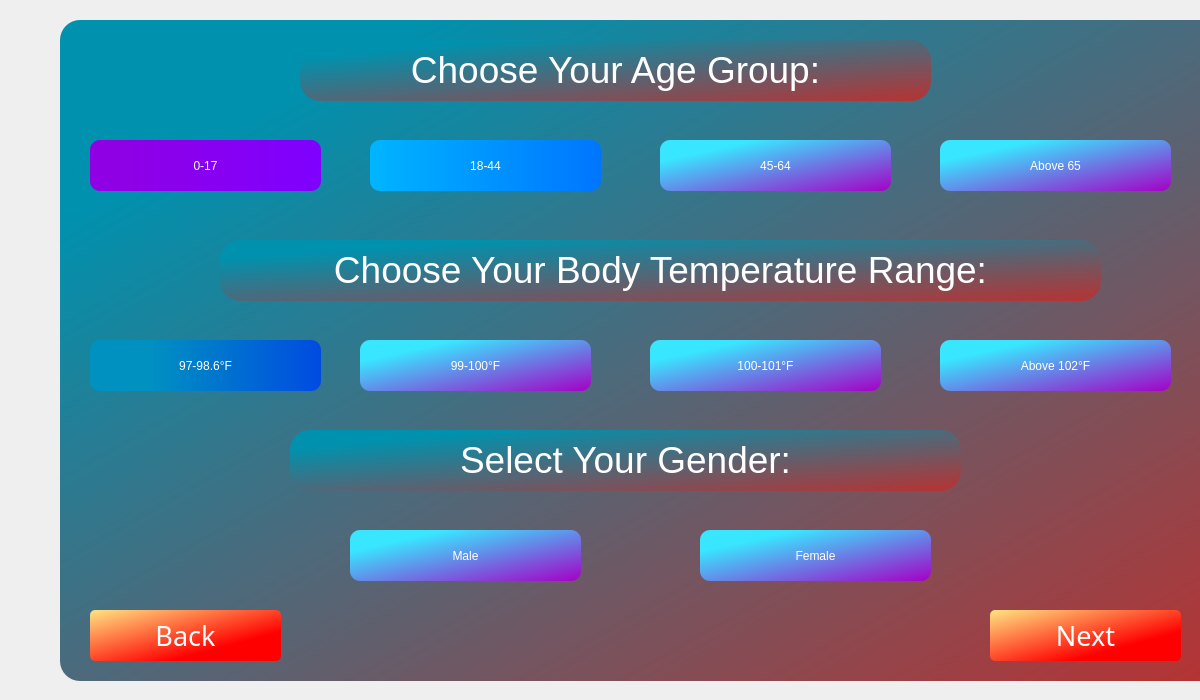
<?xml version="1.0" encoding="UTF-8"?>
<ui version="4.0">
 <class>Quepage1</class>
 <widget class="QDialog" name="Quepage1">
  <property name="geometry">
   <rect>
    <x>0</x>
    <y>0</y>
    <width>1200</width>
    <height>700</height>
   </rect>
  </property>
  <property name="windowTitle">
   <string>Dialog</string>
  </property>
  <property name="styleSheet">
   <string notr="true"/>
  </property>
  <widget class="QGroupBox" name="groupbox_quepage1">
   <property name="geometry">
    <rect>
     <x>60</x>
     <y>20</y>
     <width>1161</width>
     <height>661</height>
    </rect>
   </property>
   <property name="styleSheet">
    <string notr="true">background-color: qlineargradient(spread:reflect, x1:0, y1:0, x2:1, y2:1, stop:0.153409 rgba(0, 145, 174, 255), stop:1 rgba(184, 50, 50, 255));
border-radius: 20px;</string>
   </property>
   <property name="title">
    <string/>
   </property>
   <property name="alignment">
    <set>Qt::AlignCenter</set>
   </property>
   <widget class="QLabel" name="que1">
    <property name="geometry">
     <rect>
      <x>240</x>
      <y>20</y>
      <width>631</width>
      <height>61</height>
     </rect>
    </property>
    <property name="font">
     <font>
      <family>Segoe UI</family>
      <pointsize>30</pointsize>
      <italic>false</italic>
      <bold>false</bold>
      <strikeout>false</strikeout>
     </font>
    </property>
    <property name="layoutDirection">
     <enum>Qt::LeftToRight</enum>
    </property>
    <property name="autoFillBackground">
     <bool>false</bool>
    </property>
    <property name="styleSheet">
     <string notr="true">font: 300 30pt &quot;Segoe UI&quot;;
color: rgb(255, 255, 255);

</string>
    </property>
    <property name="text">
     <string>&lt;html&gt;&lt;head/&gt;&lt;body&gt;&lt;p&gt;&lt;span style=&quot; font-size:28pt; font-weight:400;&quot;&gt;Choose Your Age Group:&lt;/span&gt;&lt;/p&gt;&lt;/body&gt;&lt;/html&gt;</string>
    </property>
    <property name="alignment">
     <set>Qt::AlignCenter</set>
    </property>
   </widget>
   <widget class="QPushButton" name="que1_opt1">
    <property name="geometry">
     <rect>
      <x>30</x>
      <y>120</y>
      <width>231</width>
      <height>51</height>
     </rect>
    </property>
    <property name="sizePolicy">
     <sizepolicy hsizetype="Preferred" vsizetype="Fixed">
      <horstretch>0</horstretch>
      <verstretch>0</verstretch>
     </sizepolicy>
    </property>
    <property name="styleSheet">
     <string notr="true">font: 600  20pt &quot;Segoe UI&quot;;
color: rgb(255, 255, 255);
background-color: qlineargradient(spread:pad, x1:0, y1:0, x2:1, y2:0, stop:0.0909091 rgba(143, 0, 228, 255), stop:1 rgba(127, 0, 255, 255));
border-radius: 10px;</string>
    </property>
    <property name="text">
     <string>0-17</string>
    </property>
   </widget>
   <widget class="QPushButton" name="que1_opt2">
    <property name="geometry">
     <rect>
      <x>310</x>
      <y>120</y>
      <width>231</width>
      <height>51</height>
     </rect>
    </property>
    <property name="sizePolicy">
     <sizepolicy hsizetype="Preferred" vsizetype="Fixed">
      <horstretch>0</horstretch>
      <verstretch>0</verstretch>
     </sizepolicy>
    </property>
    <property name="styleSheet">
     <string notr="true">font: 600  20pt &quot;Segoe UI&quot;;
color: rgb(255, 255, 255);
border-radius: 10px;
background-color: qlineargradient(spread:pad, x1:0, y1:0, x2:1, y2:0, stop:0 rgba(0, 181, 255, 255), stop:1 rgba(0, 117, 255, 255));</string>
    </property>
    <property name="text">
     <string>18-44</string>
    </property>
   </widget>
   <widget class="QPushButton" name="que1_opt3">
    <property name="geometry">
     <rect>
      <x>600</x>
      <y>120</y>
      <width>231</width>
      <height>51</height>
     </rect>
    </property>
    <property name="sizePolicy">
     <sizepolicy hsizetype="Preferred" vsizetype="Fixed">
      <horstretch>0</horstretch>
      <verstretch>0</verstretch>
     </sizepolicy>
    </property>
    <property name="styleSheet">
     <string notr="true">font: 600  20pt &quot;Segoe UI&quot;;
color: rgb(255, 255, 255);
background-color: qlineargradient(spread:pad, x1:0, y1:0, x2:1, y2:1, stop:0.210227 rgba(57, 230, 255, 255), stop:1 rgba(165, 0, 198, 255));
border-radius: 10px;</string>
    </property>
    <property name="text">
     <string>45-64</string>
    </property>
   </widget>
   <widget class="QPushButton" name="que1_opt4">
    <property name="geometry">
     <rect>
      <x>880</x>
      <y>120</y>
      <width>231</width>
      <height>51</height>
     </rect>
    </property>
    <property name="sizePolicy">
     <sizepolicy hsizetype="Preferred" vsizetype="Fixed">
      <horstretch>0</horstretch>
      <verstretch>0</verstretch>
     </sizepolicy>
    </property>
    <property name="styleSheet">
     <string notr="true">font: 600  20pt &quot;Segoe UI&quot;;
color: rgb(255, 255, 255);
background-color: qlineargradient(spread:pad, x1:0, y1:0, x2:1, y2:1, stop:0.210227 rgba(57, 230, 255, 255), stop:1 rgba(165, 0, 198, 255));
border-radius: 10px;</string>
    </property>
    <property name="text">
     <string>Above 65</string>
    </property>
   </widget>
   <widget class="QLabel" name="que2">
    <property name="geometry">
     <rect>
      <x>160</x>
      <y>220</y>
      <width>881</width>
      <height>61</height>
     </rect>
    </property>
    <property name="font">
     <font>
      <family>Segoe UI</family>
      <pointsize>30</pointsize>
      <italic>false</italic>
      <bold>false</bold>
      <strikeout>false</strikeout>
     </font>
    </property>
    <property name="layoutDirection">
     <enum>Qt::LeftToRight</enum>
    </property>
    <property name="autoFillBackground">
     <bool>false</bool>
    </property>
    <property name="styleSheet">
     <string notr="true">font: 300 30pt &quot;Segoe UI&quot;;
color: rgb(255, 255, 255);

</string>
    </property>
    <property name="text">
     <string>&lt;html&gt;&lt;head/&gt;&lt;body&gt;&lt;p&gt;&lt;span style=&quot; font-size:28pt; font-weight:400;&quot;&gt;Choose Your Body Temperature Range:&lt;/span&gt;&lt;/p&gt;&lt;/body&gt;&lt;/html&gt;</string>
    </property>
    <property name="alignment">
     <set>Qt::AlignCenter</set>
    </property>
   </widget>
   <widget class="QPushButton" name="que2_opt1">
    <property name="geometry">
     <rect>
      <x>30</x>
      <y>320</y>
      <width>231</width>
      <height>51</height>
     </rect>
    </property>
    <property name="sizePolicy">
     <sizepolicy hsizetype="Preferred" vsizetype="Fixed">
      <horstretch>0</horstretch>
      <verstretch>0</verstretch>
     </sizepolicy>
    </property>
    <property name="styleSheet">
     <string notr="true">font: 600  20pt &quot;Segoe UI&quot;;
color: rgb(255, 255, 255);
background-color: qlineargradient(spread:pad, x1:0, y1:0, x2:1, y2:0, stop:0.255682 rgba(0, 145, 193, 255), stop:1 rgba(0, 75, 225, 255));
border-radius: 10px;</string>
    </property>
    <property name="text">
     <string>97-98.6°F</string>
    </property>
   </widget>
   <widget class="QPushButton" name="que2_opt2">
    <property name="geometry">
     <rect>
      <x>300</x>
      <y>320</y>
      <width>231</width>
      <height>51</height>
     </rect>
    </property>
    <property name="sizePolicy">
     <sizepolicy hsizetype="Preferred" vsizetype="Fixed">
      <horstretch>0</horstretch>
      <verstretch>0</verstretch>
     </sizepolicy>
    </property>
    <property name="styleSheet">
     <string notr="true">font: 600  20pt &quot;Segoe UI&quot;;
color: rgb(255, 255, 255);
background-color: qlineargradient(spread:pad, x1:0, y1:0, x2:1, y2:1, stop:0.210227 rgba(57, 230, 255, 255), stop:1 rgba(165, 0, 198, 255));
border-radius: 10px;</string>
    </property>
    <property name="text">
     <string>99-100°F</string>
    </property>
   </widget>
   <widget class="QPushButton" name="que2_opt3">
    <property name="geometry">
     <rect>
      <x>590</x>
      <y>320</y>
      <width>231</width>
      <height>51</height>
     </rect>
    </property>
    <property name="sizePolicy">
     <sizepolicy hsizetype="Preferred" vsizetype="Fixed">
      <horstretch>0</horstretch>
      <verstretch>0</verstretch>
     </sizepolicy>
    </property>
    <property name="styleSheet">
     <string notr="true">font: 600  20pt &quot;Segoe UI&quot;;
color: rgb(255, 255, 255);
background-color: qlineargradient(spread:pad, x1:0, y1:0, x2:1, y2:1, stop:0.210227 rgba(57, 230, 255, 255), stop:1 rgba(165, 0, 198, 255));
border-radius: 10px;</string>
    </property>
    <property name="text">
     <string>100-101°F</string>
    </property>
   </widget>
   <widget class="QPushButton" name="que2_opt4">
    <property name="geometry">
     <rect>
      <x>880</x>
      <y>320</y>
      <width>231</width>
      <height>51</height>
     </rect>
    </property>
    <property name="sizePolicy">
     <sizepolicy hsizetype="Preferred" vsizetype="Fixed">
      <horstretch>0</horstretch>
      <verstretch>0</verstretch>
     </sizepolicy>
    </property>
    <property name="styleSheet">
     <string notr="true">font: 600  20pt &quot;Segoe UI&quot;;
color: rgb(255, 255, 255);
background-color: qlineargradient(spread:pad, x1:0, y1:0, x2:1, y2:1, stop:0.210227 rgba(57, 230, 255, 255), stop:1 rgba(165, 0, 198, 255));
border-radius: 10px;</string>
    </property>
    <property name="text">
     <string>Above 102°F</string>
    </property>
   </widget>
   <widget class="QLabel" name="que3">
    <property name="geometry">
     <rect>
      <x>230</x>
      <y>410</y>
      <width>671</width>
      <height>61</height>
     </rect>
    </property>
    <property name="font">
     <font>
      <family>Segoe UI</family>
      <pointsize>30</pointsize>
      <italic>false</italic>
      <bold>false</bold>
      <strikeout>false</strikeout>
     </font>
    </property>
    <property name="layoutDirection">
     <enum>Qt::LeftToRight</enum>
    </property>
    <property name="autoFillBackground">
     <bool>false</bool>
    </property>
    <property name="styleSheet">
     <string notr="true">font: 300 30pt &quot;Segoe UI&quot;;
color: rgb(255, 255, 255);

</string>
    </property>
    <property name="text">
     <string>&lt;html&gt;&lt;head/&gt;&lt;body&gt;&lt;p&gt;&lt;span style=&quot; font-size:28pt; font-weight:400;&quot;&gt;Select Your Gender:&lt;/span&gt;&lt;/p&gt;&lt;/body&gt;&lt;/html&gt;</string>
    </property>
    <property name="alignment">
     <set>Qt::AlignCenter</set>
    </property>
   </widget>
   <widget class="QPushButton" name="que3_opt1">
    <property name="geometry">
     <rect>
      <x>290</x>
      <y>510</y>
      <width>231</width>
      <height>51</height>
     </rect>
    </property>
    <property name="sizePolicy">
     <sizepolicy hsizetype="Preferred" vsizetype="Fixed">
      <horstretch>0</horstretch>
      <verstretch>0</verstretch>
     </sizepolicy>
    </property>
    <property name="styleSheet">
     <string notr="true">font: 600  20pt &quot;Segoe UI&quot;;
color: rgb(255, 255, 255);
background-color: qlineargradient(spread:pad, x1:0, y1:0, x2:1, y2:1, stop:0.210227 rgba(57, 230, 255, 255), stop:1 rgba(165, 0, 198, 255));
border-radius: 10px;</string>
    </property>
    <property name="text">
     <string>Male</string>
    </property>
   </widget>
   <widget class="QPushButton" name="que3_opt2">
    <property name="geometry">
     <rect>
      <x>640</x>
      <y>510</y>
      <width>231</width>
      <height>51</height>
     </rect>
    </property>
    <property name="sizePolicy">
     <sizepolicy hsizetype="Preferred" vsizetype="Fixed">
      <horstretch>0</horstretch>
      <verstretch>0</verstretch>
     </sizepolicy>
    </property>
    <property name="styleSheet">
     <string notr="true">font: 600  20pt &quot;Segoe UI&quot;;
color: rgb(255, 255, 255);
background-color: qlineargradient(spread:pad, x1:0, y1:0, x2:1, y2:1, stop:0.210227 rgba(57, 230, 255, 255), stop:1 rgba(165, 0, 198, 255));
border-radius: 10px;</string>
    </property>
    <property name="text">
     <string>Female</string>
    </property>
   </widget>
   <widget class="QPushButton" name="back_quepage1">
    <property name="geometry">
     <rect>
      <x>30</x>
      <y>590</y>
      <width>191</width>
      <height>51</height>
     </rect>
    </property>
    <property name="sizePolicy">
     <sizepolicy hsizetype="Minimum" vsizetype="MinimumExpanding">
      <horstretch>0</horstretch>
      <verstretch>0</verstretch>
     </sizepolicy>
    </property>
    <property name="font">
     <font>
      <family>Arial Rounded MT Bold</family>
      <pointsize>20</pointsize>
      <italic>false</italic>
      <bold>false</bold>
     </font>
    </property>
    <property name="styleSheet">
     <string notr="true">background-color: qlineargradient(spread:reflect, x1:0, y1:0, x2:1, y2:1, stop:0 rgba(255, 229, 131, 255), stop:0.710227 rgba(255, 0, 0, 255));
font: 20pt &quot;Arial Rounded MT Bold&quot;;
border-radius: 5px;
color: rgb(255, 255, 255);</string>
    </property>
    <property name="text">
     <string>Back</string>
    </property>
   </widget>
   <widget class="QPushButton" name="next_quepage1">
    <property name="geometry">
     <rect>
      <x>930</x>
      <y>590</y>
      <width>191</width>
      <height>51</height>
     </rect>
    </property>
    <property name="sizePolicy">
     <sizepolicy hsizetype="Minimum" vsizetype="MinimumExpanding">
      <horstretch>0</horstretch>
      <verstretch>0</verstretch>
     </sizepolicy>
    </property>
    <property name="font">
     <font>
      <family>Arial Rounded MT Bold</family>
      <pointsize>20</pointsize>
      <italic>false</italic>
      <bold>false</bold>
     </font>
    </property>
    <property name="styleSheet">
     <string notr="true">background-color: qlineargradient(spread:reflect, x1:0, y1:0, x2:1, y2:1, stop:0 rgba(255, 229, 131, 255), stop:0.710227 rgba(255, 0, 0, 255));
font: 20pt &quot;Arial Rounded MT Bold&quot;;
border-radius: 5px;
color: rgb(255, 255, 255);</string>
    </property>
    <property name="text">
     <string>Next</string>
    </property>
   </widget>
  </widget>
 </widget>
 <resources/>
 <connections/>
</ui>
